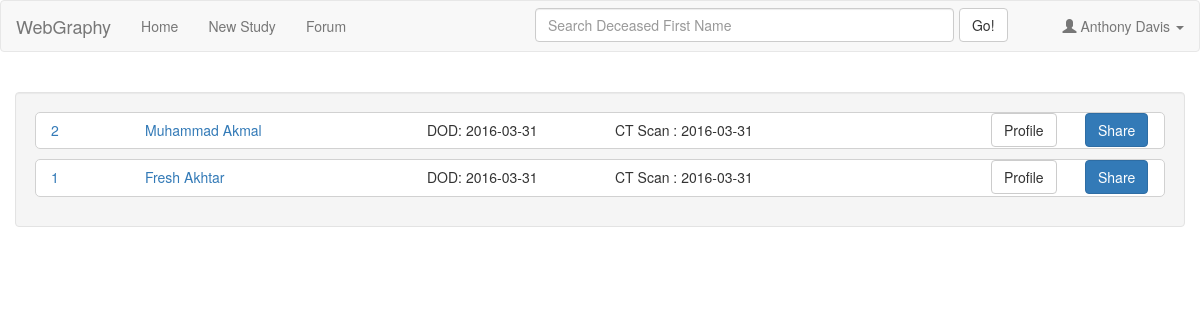
The page /search.php (signed in) on the database as committed earlier.
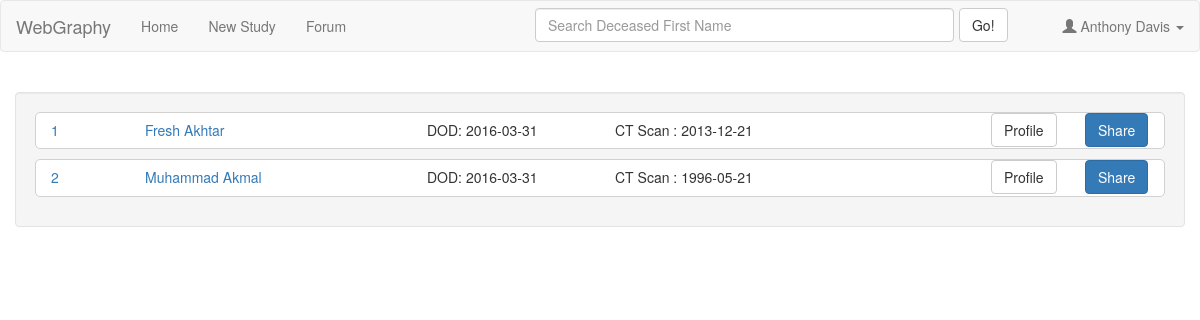
The same page on the database as committed later.
### tables this page shows
CREATE TABLE `studyobject` (
  `objectID` int(11) NOT NULL,
  `objectFirstname` varchar(255) NOT NULL,
  `objectSurname` varchar(255) NOT NULL,
  `ICNumber` int(11) NOT NULL,
  `telephone` int(11) NOT NULL,
  `DOB` date NOT NULL,
  `Sex` varchar(10) NOT NULL,
  `height` smallint(6) NOT NULL,
  `weight` smallint(6) NOT NULL,
  `homeAddress` varchar(255) NOT NULL,
  `homeCity` varchar(255) NOT NULL,
  `homeState` varchar(255) NOT NULL,
  `DOD` date NOT NULL,
  `deathCause` varchar(255) NOT NULL
);

CREATE TABLE `ctscan` (
  `CTScanID` int(11) NOT NULL,
  `date` date NOT NULL,
  `time` time NOT NULL,
  `objectID` int(11) NOT NULL
);

### getUsername.php (called while the page is built, shortened)
<?php
include ('conn.php');
$userID = $_SESSION['user_id'];
if( $_SESSION['user_type'] == 'admin'){
	$sql = "SELECT * FROM administrators WHERE userID = '$userID'";
}else{
	$sql = "SELECT * FROM referees WHERE userID = '$userID'";
}
			$result = $conn->query($sql);
			$row = $result->fetch_assoc();
			if( $_SESSION['user_type'] != 'admin'){
			$referreeID = $row['referreeID'];
			}
?>

### search.php (the view, shortened to what this page needs)
<!DOCTYPE html>
<html lang="en">
<head>
  <link rel="stylesheet" href="http://maxcdn.bootstrapcdn.com/bootstrap/3.3.6/css/bootstrap.min.css">
</head>
<body id="fullBody">
<div class="navBar">
<?php
 include 'navBar.php';
 $query=$_POST['search'];
 ?>
  </div>
					<br>
<div class=" well container">
<?php
	if( $_SESSION['user_type'] == 'admin'):
	?>
	<?php
	 $sql= ("SELECT DISTINCT study.`referreeID`, `firstName`, `surName` FROM referees
		 INNER JOIN study ON referees.`referreeID`=study.`referreeID`
		 ORDER BY `referees`.`firstName` ASC  ");
		$result = $conn->query($sql);
		if ($result->num_rows > 0) :
		while ($row = $result->fetch_assoc()):
		$fName = $row['firstName'];
		$sName = $row['surName'];
		$id = $row['referreeID'];
		?>
		<h3><?php	echo $id. " - ".$fName ." " .$sName?> </h3>
	<?php
	$sql_bar = ("SELECT * FROM studyobject
	INNER JOIN ctscan ON studyobject.`objectID`=ctscan.`objectID`
	INNER JOIN study ON ctscan.`objectID` = study.`objectID`
	WHERE referreeID = $id AND objectFirstname LIKE '$query%'
	ORDER BY `ctscan`.`date` DESC ");
		 include 'home_profile.php';
		?>
		<?php
		endwhile;
		endif;
		else:
		$sql_bar=("SELECT * FROM studyobject
		INNER JOIN study ON studyobject.objectID = study.objectID
		INNER JOIN ctscan ON studyobject.`objectID`=ctscan.`objectID`
		WHERE study.referreeID = '$referreeID' AND objectFirstname LIKE '$query%'
		ORDER BY `ctscan`.`date` DESC");
		include 'home_profile.php';
		endif;
		?>
</div>
</body>
</body>
</html>

### home_profile.php (shortened to what this page needs)
<?php
$result_bar = $conn->query($sql_bar);
	if ($result_bar->num_rows > 0) :
	while($row_bar = $result_bar->fetch_assoc()) :
	?>
	<div class="col-md-12" style= "background:#ffffff; border-radius: 5px;  border-style: solid;
    border-width: 1px; margin-bottom: 10px; border-color: #D1D1D1">
	<div class="row">
				<a href = "viewer.php?ct=<?php echo $row_bar['CTScanID'];?>" style="cursor:pointer"><div class="col-sm-1">
				<div class="input-group">
				<h5><?php echo $row_bar['objectID'];?></h5>
				</div>
				</div>
				<div class="col-sm-3">
				<div class="input-group">
				<h5><?php echo $row_bar['objectFirstname'] ." ". $row_bar['objectSurname'];?></h5>
				</div>
				</div></a>
				<div class="col-sm-2">
				<div class="input-group">
				<h5>DOD: <?php echo $row_bar['DOD']?></h5>
				</div>
				</div>
				<div class="col-sm-2">
				<div class="input-group">
				<h5>CT Scan : <?php echo $row_bar['date']?></h5>
				</div>
				</div>
				<div class="col-sm-2">
				</div>
				<div class="col-sm-1">
				<div class="input-group">
				<a href="studyProfile.php?add=<?php echo $row_bar['objectID'];?>"><button class="btn btn-default">Profile</button></a>
				</div>
				</div>
					 <?php if( $_SESSION['user_type'] != 'admin'):?>
				<div class="col-sm-1">
				<div class="input-group">
				<a href="?obID=<?php echo $row_bar['objectID'];?>#"><button class="btn btn-primary" id="btn_show" onclick="show()">Share</button></a>
				</div>
				</div>
				<?php endif; ?>
	</div>
	</div>
	<?php
	endwhile;
	else: ?>
	<h3> No Record Found!<h3>
	<?php endif;	?>

Rows that differ between the two databases and show on the page:
changed through a linked row, studyobject "Fresh": ctscan.date "2016-03-31" → "2013-12-21"; moves up the list
changed through a linked row, studyobject "Muhammad": ctscan.date "2016-03-31" → "1996-05-21"
